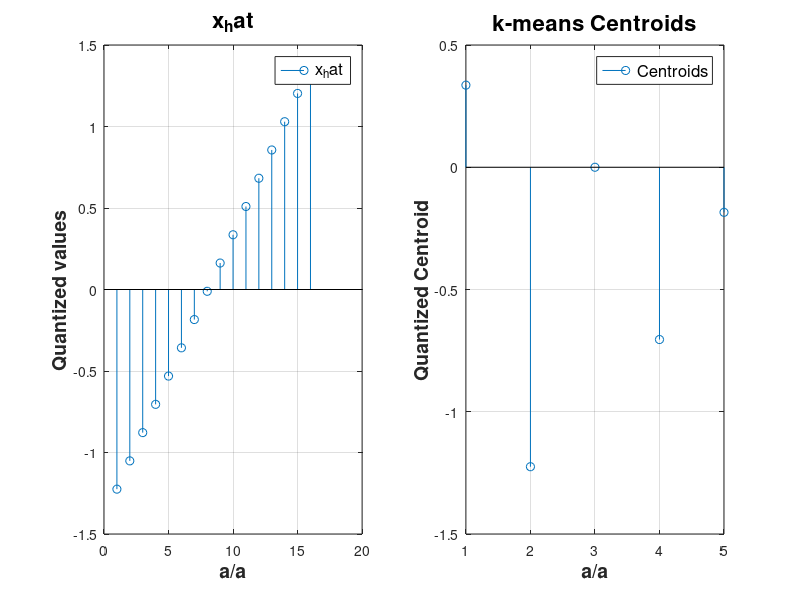
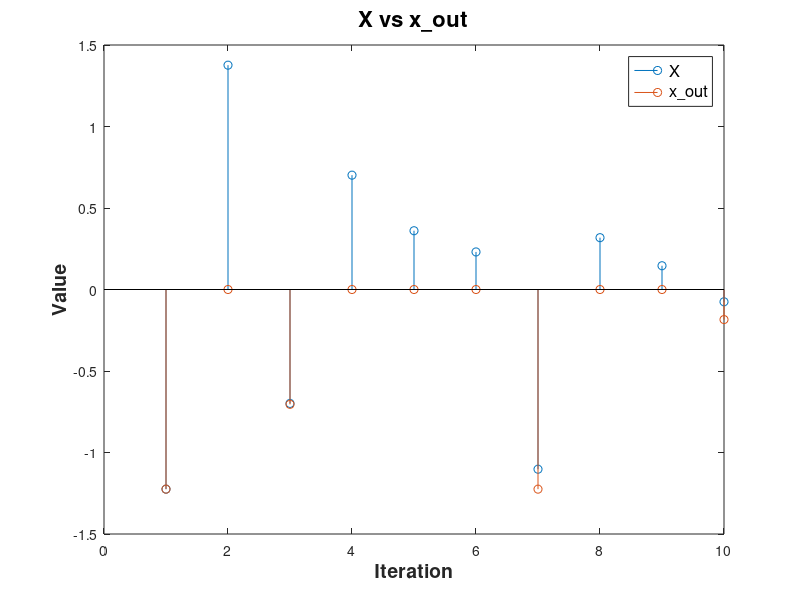

These charts were generated, in order, by the following MATLAB code: (Note: this script raises an error after producing the figures.)
%Initialize random number generator
%for reproduce-ability
rng(0,'twister');

%Get a random number of Qlevels
%number of bits/symbol 
N = 4
b = randi(N) + 1;
if b == N + 1
    b = N;
end
b = 2^b

%k-means clustering
k = 5;
M = 10;
%Generate AR(M) samples
X = randn(1,M);
b_ = 1;
a = [1 1/2 1/3 1/4 1/5 1/6 ];
X = filter(b_,a,X');
[idx, C] = kmeans(X,k);

%Quantization
max_value = max(X);
min_value = min(X);
step = (max_value - min_value) / (b-1);
%x_hat = zeros(1, min_value:step:max_value);
%x_hat(1, :) = min_value:step:max_value;
x_hat = min_value:step:max_value;
%a_i = 1:M;

figure;
subplot(1,2,1);
stem(x_hat);
lgd = legend('x_hat');
set (lgd, "fontsize", 12)
title('x_hat','fontweight','bold','fontsize',16);
xlabel('a/a','fontweight','bold','fontsize',14)
ylabel('Quantized values','fontweight','bold','fontsize',14)
grid
hold on;
centroids = zeros(1, k);
for i = 1:k
   for j = 1:(b - 1)
      if (C(i, 1) >= x_hat(1, j)) && (C(i, 1) <= x_hat(1, j + 1))
          centroids(1, i) = x_hat(1, j);
          break
      end
   end
end
subplot(1,2,2);
stem(centroids);
lgd = legend('Centroids');
set (lgd, "fontsize", 12)
title('k-means Centroids','fontweight','bold','fontsize',16);
xlabel('a/a','fontweight','bold','fontsize',14)
ylabel('Quantized Centroid','fontweight','bold','fontsize',14)
grid
hold off;


%Quantize input signal based on centroids
centroids = sort(centroids);
x_out = zeros(M, 1);
for i = 1:M
   for j = 1:(k - 1)
       if (X(i, 1) <= centroids(1, 1))
           x_out(i ,1) = centroids(1, 1);
           break
       elseif (X(i, 1) >= centroids(1, k - 1))
           x_out(i, 1) = centroids(1, k - 1);
           break
       elseif (X(i, 1) > centroids(1, j)) && (X(i, 1) < centroids(1, j + 1))
               x_out(i, 1) = centroids(1, j);
               break
       end
   end
end
figure;
stem(1:length(X), X)
hold on;
stem(1:length(x_out), x_out)
lgd = legend('X', 'x\_out');
set (lgd, "fontsize", 12)
title('X vs x\_out','fontweight','bold','fontsize',16);
xlabel('Iteration','fontweight','bold','fontsize',14)
ylabel('Value','fontweight','bold','fontsize',14)
hold off;

[MSE, SQNR] = metrics(X, x_out)

%{
idx = sort(C)
stem(C(idx));
hold on;
plot(X(idx));
hold off;
%}